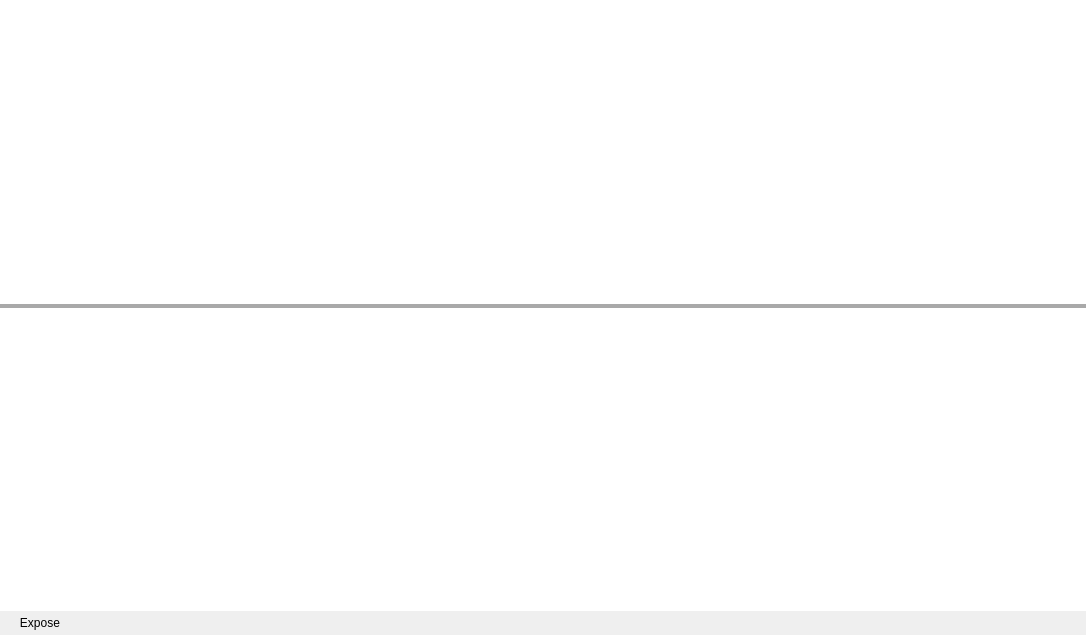
<?xml version="1.0" encoding="UTF-8"?>
<ui version="4.0">
 <class>Workspace</class>
 <widget class="QWidget" name="Workspace">
  <property name="geometry">
   <rect>
    <x>0</x>
    <y>0</y>
    <width>1086</width>
    <height>635</height>
   </rect>
  </property>
  <property name="acceptDrops">
   <bool>true</bool>
  </property>
  <property name="styleSheet">
   <string notr="true">#Workspace {
border: 0px;
}

QSplitter::handle {
background-color: #A9A9A9;
}</string>
  </property>
  <layout class="QVBoxLayout" name="verticalLayout">
   <property name="spacing">
    <number>0</number>
   </property>
   <property name="leftMargin">
    <number>0</number>
   </property>
   <property name="topMargin">
    <number>0</number>
   </property>
   <property name="rightMargin">
    <number>0</number>
   </property>
   <property name="bottomMargin">
    <number>0</number>
   </property>
   <item>
    <widget class="QStackedWidget" name="workspaceContents">
     <property name="styleSheet">
      <string notr="true">#workspaceContents {
border: 0px;
background-color: white;
}

PlaceHolderWidget {
background-color: white;
}</string>
     </property>
     <property name="currentIndex">
      <number>5</number>
     </property>
     <widget class="QWidget" name="startupPage">
      <layout class="QVBoxLayout" name="verticalLayout_8">
       <item>
        <widget class="QFrame" name="startupImportFrame">
         <property name="sizePolicy">
          <sizepolicy hsizetype="Preferred" vsizetype="Maximum">
           <horstretch>0</horstretch>
           <verstretch>0</verstretch>
          </sizepolicy>
         </property>
         <layout class="QVBoxLayout" name="verticalLayout_9">
          <item>
           <layout class="QHBoxLayout" name="horizontalLayout_2">
            <item>
             <widget class="QPushButton" name="importButton">
              <property name="sizePolicy">
               <sizepolicy hsizetype="Maximum" vsizetype="Fixed">
                <horstretch>0</horstretch>
                <verstretch>0</verstretch>
               </sizepolicy>
              </property>
              <property name="icon">
               <iconset>
                <normaloff>:/talipot/gui/icons/64/document-import.png</normaloff>:/talipot/gui/icons/64/document-import.png</iconset>
              </property>
              <property name="iconSize">
               <size>
                <width>64</width>
                <height>64</height>
               </size>
              </property>
              <property name="flat">
               <bool>true</bool>
              </property>
             </widget>
            </item>
           </layout>
          </item>
          <item>
           <widget class="QLabel" name="label">
            <property name="text">
             <string>&lt;!DOCTYPE HTML PUBLIC &quot;-//W3C//DTD HTML 4.0//EN&quot; &quot;http://www.w3.org/TR/REC-html40/strict.dtd&quot;&gt;
&lt;html&gt;&lt;head&gt;&lt;meta name=&quot;qrichtext&quot; content=&quot;1&quot; /&gt;&lt;style type=&quot;text/css&quot;&gt;
p, li { white-space: pre-wrap; }
&lt;/style&gt;&lt;/head&gt;&lt;body style=&quot; font-family:'DejaVu Sans'; font-size:10pt; font-weight:400; font-style:normal;&quot;&gt;
&lt;p style=&quot; margin-top:0px; margin-bottom:0px; margin-left:0px; margin-right:0px; -qt-block-indent:0; text-indent:0px;&quot;&gt;&lt;span style=&quot; font-weight:600;&quot;&gt;There is no graph currently loaded into the workspace.&lt;br /&gt;Create a new graph from the Graph importing wizard by clicking on the button above&lt;/span&gt;&lt;/p&gt;&lt;/body&gt;&lt;/html&gt;</string>
            </property>
            <property name="alignment">
             <set>Qt::AlignCenter</set>
            </property>
           </widget>
          </item>
         </layout>
        </widget>
       </item>
       <item>
        <widget class="QFrame" name="startupMainFrame">
         <property name="sizePolicy">
          <sizepolicy hsizetype="Preferred" vsizetype="Maximum">
           <horstretch>0</horstretch>
           <verstretch>0</verstretch>
          </sizepolicy>
         </property>
         <layout class="QVBoxLayout" name="startupLayout">
          <property name="spacing">
           <number>20</number>
          </property>
          <property name="leftMargin">
           <number>10</number>
          </property>
          <property name="topMargin">
           <number>10</number>
          </property>
          <property name="rightMargin">
           <number>10</number>
          </property>
          <property name="bottomMargin">
           <number>10</number>
          </property>
          <item>
           <layout class="QHBoxLayout" name="horizontalLayout_3">
            <item>
             <widget class="QPushButton" name="startupButton">
              <property name="sizePolicy">
               <sizepolicy hsizetype="Maximum" vsizetype="Fixed">
                <horstretch>0</horstretch>
                <verstretch>0</verstretch>
               </sizepolicy>
              </property>
              <property name="text">
               <string/>
              </property>
              <property name="icon">
               <iconset>
                <normaloff>:/talipot/gui/icons/64/list-add.png</normaloff>:/talipot/gui/icons/64/list-add.png</iconset>
              </property>
              <property name="iconSize">
               <size>
                <width>64</width>
                <height>64</height>
               </size>
              </property>
              <property name="flat">
               <bool>true</bool>
              </property>
             </widget>
            </item>
           </layout>
          </item>
          <item>
           <widget class="QLabel" name="startupMessageLabel">
            <property name="text">
             <string>&lt;!DOCTYPE HTML PUBLIC &quot;-//W3C//DTD HTML 4.0//EN&quot; &quot;http://www.w3.org/TR/REC-html40/strict.dtd&quot;&gt;
&lt;html&gt;&lt;head&gt;&lt;meta name=&quot;qrichtext&quot; content=&quot;1&quot; /&gt;&lt;style type=&quot;text/css&quot;&gt;
p, li { white-space: pre-wrap; }
&lt;/style&gt;&lt;/head&gt;&lt;body style=&quot; font-family:'DejaVu Sans'; font-size:10pt; font-weight:400; font-style:normal;&quot;&gt;
&lt;p style=&quot; margin-top:0px; margin-bottom:0px; margin-left:0px; margin-right:0px; -qt-block-indent:0; text-indent:0px;&quot;&gt;&lt;span style=&quot; font-weight:600;&quot;&gt;There is no view currently loaded into the workspace.&lt;br /&gt;Add a new panel by clicking on the button above&lt;br/&gt;or using the [+ Add panel] button&lt;/span&gt;&lt;/p&gt;&lt;/body&gt;&lt;/html&gt;</string>
            </property>
            <property name="alignment">
             <set>Qt::AlignCenter</set>
            </property>
           </widget>
          </item>
         </layout>
        </widget>
       </item>
      </layout>
     </widget>
     <widget class="QWidget" name="sixPage">
      <layout class="QVBoxLayout" name="verticalLayout_7">
       <property name="spacing">
        <number>0</number>
       </property>
       <property name="leftMargin">
        <number>0</number>
       </property>
       <property name="topMargin">
        <number>0</number>
       </property>
       <property name="rightMargin">
        <number>0</number>
       </property>
       <property name="bottomMargin">
        <number>0</number>
       </property>
       <item>
        <widget class="QSplitter" name="splitter_4">
         <property name="orientation">
          <enum>Qt::Horizontal</enum>
         </property>
         <property name="handleWidth">
          <number>3</number>
         </property>
         <widget class="QSplitter" name="splitter">
          <property name="orientation">
           <enum>Qt::Vertical</enum>
          </property>
          <property name="handleWidth">
           <number>3</number>
          </property>
          <widget class="PlaceHolderWidget" name="sixMode1" native="true"/>
          <widget class="PlaceHolderWidget" name="sixMode2" native="true"/>
         </widget>
         <widget class="QSplitter" name="splitter_2">
          <property name="orientation">
           <enum>Qt::Vertical</enum>
          </property>
          <property name="handleWidth">
           <number>3</number>
          </property>
          <widget class="PlaceHolderWidget" name="sixMode3" native="true"/>
          <widget class="PlaceHolderWidget" name="sixMode4" native="true"/>
         </widget>
         <widget class="QSplitter" name="splitter_3">
          <property name="orientation">
           <enum>Qt::Vertical</enum>
          </property>
          <property name="handleWidth">
           <number>3</number>
          </property>
          <widget class="PlaceHolderWidget" name="sixMode5" native="true"/>
          <widget class="PlaceHolderWidget" name="sixMode6" native="true"/>
         </widget>
        </widget>
       </item>
      </layout>
     </widget>
     <widget class="QWidget" name="exposePage">
      <layout class="QVBoxLayout" name="verticalLayout_4">
       <property name="spacing">
        <number>0</number>
       </property>
       <property name="leftMargin">
        <number>0</number>
       </property>
       <property name="topMargin">
        <number>0</number>
       </property>
       <property name="rightMargin">
        <number>0</number>
       </property>
       <property name="bottomMargin">
        <number>0</number>
       </property>
       <item>
        <widget class="tlp::WorkspaceExposeWidget" name="exposeMode">
         <property name="styleSheet">
          <string notr="true">border: 0px;</string>
         </property>
         <property name="frameShape">
          <enum>QFrame::NoFrame</enum>
         </property>
        </widget>
       </item>
      </layout>
     </widget>
     <widget class="PlaceHolderWidget" name="singlePage"/>
     <widget class="QWidget" name="splitPage">
      <layout class="QVBoxLayout" name="verticalLayout_2">
       <property name="spacing">
        <number>0</number>
       </property>
       <property name="leftMargin">
        <number>0</number>
       </property>
       <property name="topMargin">
        <number>0</number>
       </property>
       <property name="rightMargin">
        <number>0</number>
       </property>
       <property name="bottomMargin">
        <number>0</number>
       </property>
       <item>
        <widget class="QSplitter" name="splitPageSplitter">
         <property name="orientation">
          <enum>Qt::Horizontal</enum>
         </property>
         <property name="handleWidth">
          <number>3</number>
         </property>
         <property name="childrenCollapsible">
          <bool>true</bool>
         </property>
         <widget class="PlaceHolderWidget" name="splitPagePanel1" native="true"/>
         <widget class="PlaceHolderWidget" name="splitPagePanel2" native="true"/>
        </widget>
       </item>
      </layout>
     </widget>
     <widget class="QWidget" name="splitPageHorizontal">
      <layout class="QVBoxLayout" name="verticalLayout_10">
       <property name="spacing">
        <number>0</number>
       </property>
       <property name="leftMargin">
        <number>0</number>
       </property>
       <property name="topMargin">
        <number>0</number>
       </property>
       <property name="rightMargin">
        <number>0</number>
       </property>
       <property name="bottomMargin">
        <number>0</number>
       </property>
       <item>
        <widget class="QSplitter" name="splitPageHorizontalSplitter">
         <property name="orientation">
          <enum>Qt::Vertical</enum>
         </property>
         <widget class="PlaceHolderWidget" name="splitPageHorizontalPanel1" native="true"/>
         <widget class="PlaceHolderWidget" name="splitPageHorizontalPanel2" native="true"/>
        </widget>
       </item>
      </layout>
     </widget>
     <widget class="QWidget" name="gridPage">
      <layout class="QVBoxLayout" name="verticalLayout_3">
       <property name="spacing">
        <number>0</number>
       </property>
       <property name="leftMargin">
        <number>0</number>
       </property>
       <property name="topMargin">
        <number>0</number>
       </property>
       <property name="rightMargin">
        <number>0</number>
       </property>
       <property name="bottomMargin">
        <number>0</number>
       </property>
       <item>
        <widget class="QSplitter" name="gridPageVerticalSplitter">
         <property name="orientation">
          <enum>Qt::Horizontal</enum>
         </property>
         <property name="handleWidth">
          <number>3</number>
         </property>
         <widget class="QSplitter" name="gridPageHorizontalSplitter1">
          <property name="orientation">
           <enum>Qt::Vertical</enum>
          </property>
          <property name="handleWidth">
           <number>3</number>
          </property>
          <property name="childrenCollapsible">
           <bool>false</bool>
          </property>
          <widget class="PlaceHolderWidget" name="gridPagePanel1" native="true"/>
          <widget class="PlaceHolderWidget" name="gridPagePanel2" native="true"/>
         </widget>
         <widget class="QSplitter" name="gridPageHorizontalSplitter2">
          <property name="orientation">
           <enum>Qt::Vertical</enum>
          </property>
          <property name="handleWidth">
           <number>3</number>
          </property>
          <property name="childrenCollapsible">
           <bool>false</bool>
          </property>
          <widget class="PlaceHolderWidget" name="gridPagePanel3" native="true"/>
          <widget class="PlaceHolderWidget" name="gridPagePanel4" native="true"/>
         </widget>
        </widget>
       </item>
      </layout>
     </widget>
     <widget class="QWidget" name="split3Page">
      <layout class="QVBoxLayout" name="verticalLayout_5">
       <property name="leftMargin">
        <number>0</number>
       </property>
       <property name="topMargin">
        <number>0</number>
       </property>
       <property name="rightMargin">
        <number>0</number>
       </property>
       <property name="bottomMargin">
        <number>0</number>
       </property>
       <item>
        <widget class="QSplitter" name="split3PageHorizontalSplitter">
         <property name="orientation">
          <enum>Qt::Vertical</enum>
         </property>
         <property name="handleWidth">
          <number>3</number>
         </property>
         <widget class="QSplitter" name="split3PageVerticalSplitter">
          <property name="orientation">
           <enum>Qt::Horizontal</enum>
          </property>
          <property name="handleWidth">
           <number>3</number>
          </property>
          <widget class="PlaceHolderWidget" name="split3PagePanel1" native="true"/>
          <widget class="PlaceHolderWidget" name="split3PagePanel2" native="true"/>
         </widget>
         <widget class="PlaceHolderWidget" name="split3PagePanel3" native="true"/>
        </widget>
       </item>
      </layout>
     </widget>
     <widget class="QWidget" name="split32Page">
      <layout class="QVBoxLayout" name="verticalLayout_6">
       <property name="leftMargin">
        <number>0</number>
       </property>
       <property name="topMargin">
        <number>0</number>
       </property>
       <property name="rightMargin">
        <number>0</number>
       </property>
       <property name="bottomMargin">
        <number>0</number>
       </property>
       <item>
        <widget class="QSplitter" name="split32HorizontalSplitter">
         <property name="orientation">
          <enum>Qt::Horizontal</enum>
         </property>
         <property name="handleWidth">
          <number>3</number>
         </property>
         <widget class="PlaceHolderWidget" name="split32Panel1" native="true"/>
         <widget class="QSplitter" name="split32VerticalSplitter">
          <property name="orientation">
           <enum>Qt::Vertical</enum>
          </property>
          <property name="handleWidth">
           <number>3</number>
          </property>
          <widget class="PlaceHolderWidget" name="split32Panel2" native="true"/>
          <widget class="PlaceHolderWidget" name="split32Panel3" native="true"/>
         </widget>
        </widget>
       </item>
      </layout>
     </widget>
     <widget class="QWidget" name="split33Page">
      <layout class="QVBoxLayout" name="verticalLayout_16">
       <property name="leftMargin">
        <number>0</number>
       </property>
       <property name="topMargin">
        <number>0</number>
       </property>
       <property name="rightMargin">
        <number>0</number>
       </property>
       <property name="bottomMargin">
        <number>0</number>
       </property>
       <item>
        <widget class="QSplitter" name="split33HorizontalSplitter">
         <property name="orientation">
          <enum>Qt::Horizontal</enum>
         </property>
         <property name="handleWidth">
          <number>3</number>
         </property>
         <widget class="QSplitter" name="split33VerticalSplitter">
          <property name="orientation">
           <enum>Qt::Vertical</enum>
          </property>
          <property name="handleWidth">
           <number>3</number>
          </property>
          <widget class="PlaceHolderWidget" name="split33Panel1" native="true"/>
          <widget class="PlaceHolderWidget" name="split33Panel2" native="true"/>
         </widget>
         <widget class="PlaceHolderWidget" name="split33Panel3" native="true"/>
        </widget>
       </item>
      </layout>
     </widget>
    </widget>
   </item>
   <item>
    <widget class="QFrame" name="bottomFrame">
     <property name="sizePolicy">
      <sizepolicy hsizetype="Preferred" vsizetype="Maximum">
       <horstretch>0</horstretch>
       <verstretch>0</verstretch>
      </sizepolicy>
     </property>
     <property name="frameShape">
      <enum>QFrame::NoFrame</enum>
     </property>
     <property name="frameShadow">
      <enum>QFrame::Plain</enum>
     </property>
     <property name="bottomFrame" stdset="0">
      <bool>true</bool>
     </property>
     <layout class="QHBoxLayout" name="horizontalLayout">
      <property name="spacing">
       <number>4</number>
      </property>
      <property name="leftMargin">
       <number>0</number>
      </property>
      <property name="topMargin">
       <number>0</number>
      </property>
      <property name="rightMargin">
       <number>0</number>
      </property>
      <property name="bottomMargin">
       <number>0</number>
      </property>
      <item>
       <widget class="QPushButton" name="exposeButton">
        <property name="minimumSize">
         <size>
          <width>0</width>
          <height>24</height>
         </size>
        </property>
        <property name="maximumSize">
         <size>
          <width>16777215</width>
          <height>24</height>
         </size>
        </property>
        <property name="toolTip">
         <string>Toggle expose mode</string>
        </property>
        <property name="text">
         <string>Expose</string>
        </property>
        <property name="icon">
         <iconset>
          <normaloff>:/talipot/gui/ui/expose.png</normaloff>:/talipot/gui/ui/expose.png</iconset>
        </property>
        <property name="shortcut">
         <string>Shift+E</string>
        </property>
        <property name="checkable">
         <bool>true</bool>
        </property>
        <property name="flat">
         <bool>true</bool>
        </property>
       </widget>
      </item>
      <item>
       <spacer name="horizontalSpacer">
        <property name="orientation">
         <enum>Qt::Horizontal</enum>
        </property>
        <property name="sizeHint" stdset="0">
         <size>
          <width>0</width>
          <height>0</height>
         </size>
        </property>
       </spacer>
      </item>
      <item>
       <widget class="QPushButton" name="previousPageButton">
        <property name="minimumSize">
         <size>
          <width>24</width>
          <height>24</height>
         </size>
        </property>
        <property name="maximumSize">
         <size>
          <width>24</width>
          <height>24</height>
         </size>
        </property>
        <property name="toolTip">
         <string>Previous</string>
        </property>
        <property name="icon">
         <iconset>
          <normaloff>:/talipot/gui/ui/previous.png</normaloff>:/talipot/gui/ui/previous.png</iconset>
        </property>
        <property name="shortcut">
         <string>Shift+Left</string>
        </property>
        <property name="flat">
         <bool>true</bool>
        </property>
       </widget>
      </item>
      <item>
       <widget class="QLabel" name="pagesLabel"/>
      </item>
      <item>
       <widget class="QPushButton" name="nextPageButton">
        <property name="minimumSize">
         <size>
          <width>24</width>
          <height>24</height>
         </size>
        </property>
        <property name="maximumSize">
         <size>
          <width>24</width>
          <height>24</height>
         </size>
        </property>
        <property name="toolTip">
         <string>Next</string>
        </property>
        <property name="text">
         <string/>
        </property>
        <property name="icon">
         <iconset>
          <normaloff>:/talipot/gui/ui/next.png</normaloff>:/talipot/gui/ui/next.png</iconset>
        </property>
        <property name="shortcut">
         <string>Shift+Right</string>
        </property>
        <property name="flat">
         <bool>true</bool>
        </property>
       </widget>
      </item>
      <item>
       <spacer name="horizontalSpacer_2">
        <property name="orientation">
         <enum>Qt::Horizontal</enum>
        </property>
        <property name="sizeHint" stdset="0">
         <size>
          <width>40</width>
          <height>20</height>
         </size>
        </property>
       </spacer>
      </item>
      <item>
       <widget class="QPushButton" name="singleModeButton">
        <property name="minimumSize">
         <size>
          <width>24</width>
          <height>24</height>
         </size>
        </property>
        <property name="maximumSize">
         <size>
          <width>24</width>
          <height>24</height>
         </size>
        </property>
        <property name="toolTip">
         <string>1 panel per page</string>
        </property>
        <property name="text">
         <string/>
        </property>
        <property name="icon">
         <iconset>
          <normaloff>:/talipot/gui/ui/full_screen.png</normaloff>:/talipot/gui/ui/full_screen.png</iconset>
        </property>
        <property name="shortcut">
         <string>Shift+F1</string>
        </property>
        <property name="checkable">
         <bool>false</bool>
        </property>
        <property name="autoExclusive">
         <bool>true</bool>
        </property>
        <property name="flat">
         <bool>true</bool>
        </property>
       </widget>
      </item>
      <item>
       <widget class="QPushButton" name="splitModeButton">
        <property name="minimumSize">
         <size>
          <width>24</width>
          <height>24</height>
         </size>
        </property>
        <property name="maximumSize">
         <size>
          <width>24</width>
          <height>24</height>
         </size>
        </property>
        <property name="toolTip">
         <string>2 panels per page</string>
        </property>
        <property name="text">
         <string/>
        </property>
        <property name="icon">
         <iconset>
          <normaloff>:/talipot/gui/ui/split_screen.png</normaloff>:/talipot/gui/ui/split_screen.png</iconset>
        </property>
        <property name="shortcut">
         <string>Shift+F2</string>
        </property>
        <property name="checkable">
         <bool>false</bool>
        </property>
        <property name="autoExclusive">
         <bool>true</bool>
        </property>
        <property name="flat">
         <bool>true</bool>
        </property>
       </widget>
      </item>
      <item>
       <widget class="QPushButton" name="splitHorizontalModeButton">
        <property name="minimumSize">
         <size>
          <width>24</width>
          <height>24</height>
         </size>
        </property>
        <property name="maximumSize">
         <size>
          <width>24</width>
          <height>24</height>
         </size>
        </property>
        <property name="toolTip">
         <string>2 panels per page</string>
        </property>
        <property name="text">
         <string/>
        </property>
        <property name="icon">
         <iconset>
          <normaloff>:/talipot/gui/ui/split_screen_horizontal.png</normaloff>:/talipot/gui/ui/split_screen_horizontal.png</iconset>
        </property>
        <property name="shortcut">
         <string>Shift+F2</string>
        </property>
        <property name="checkable">
         <bool>false</bool>
        </property>
        <property name="autoExclusive">
         <bool>true</bool>
        </property>
        <property name="flat">
         <bool>true</bool>
        </property>
       </widget>
      </item>
      <item>
       <widget class="QPushButton" name="split32ModeButton">
        <property name="minimumSize">
         <size>
          <width>24</width>
          <height>24</height>
         </size>
        </property>
        <property name="maximumSize">
         <size>
          <width>24</width>
          <height>24</height>
         </size>
        </property>
        <property name="icon">
         <iconset>
          <normaloff>:/talipot/gui/ui/split3_2_screen.png</normaloff>:/talipot/gui/ui/split3_2_screen.png</iconset>
        </property>
        <property name="shortcut">
         <string>Shift+F3</string>
        </property>
        <property name="autoExclusive">
         <bool>true</bool>
        </property>
        <property name="flat">
         <bool>true</bool>
        </property>
       </widget>
      </item>
      <item>
       <widget class="QPushButton" name="split33ModeButton">
        <property name="minimumSize">
         <size>
          <width>24</width>
          <height>24</height>
         </size>
        </property>
        <property name="maximumSize">
         <size>
          <width>24</width>
          <height>24</height>
         </size>
        </property>
        <property name="icon">
         <iconset>
          <normaloff>:/talipot/gui/ui/split3_3_screen.png</normaloff>:/talipot/gui/ui/split3_3_screen.png</iconset>
        </property>
        <property name="autoExclusive">
         <bool>false</bool>
        </property>
        <property name="flat">
         <bool>true</bool>
        </property>
       </widget>
      </item>
      <item>
       <widget class="QPushButton" name="split3ModeButton">
        <property name="maximumSize">
         <size>
          <width>24</width>
          <height>24</height>
         </size>
        </property>
        <property name="toolTip">
         <string>3 panels per page</string>
        </property>
        <property name="icon">
         <iconset>
          <normaloff>:/talipot/gui/ui/split3_screen.png</normaloff>:/talipot/gui/ui/split3_screen.png</iconset>
        </property>
        <property name="shortcut">
         <string>Shift+F4</string>
        </property>
        <property name="flat">
         <bool>true</bool>
        </property>
       </widget>
      </item>
      <item>
       <widget class="QPushButton" name="gridModeButton">
        <property name="minimumSize">
         <size>
          <width>24</width>
          <height>24</height>
         </size>
        </property>
        <property name="maximumSize">
         <size>
          <width>24</width>
          <height>24</height>
         </size>
        </property>
        <property name="toolTip">
         <string>4 panels per page</string>
        </property>
        <property name="text">
         <string/>
        </property>
        <property name="icon">
         <iconset>
          <normaloff>:/talipot/gui/ui/grid_screen.png</normaloff>:/talipot/gui/ui/grid_screen.png</iconset>
        </property>
        <property name="shortcut">
         <string>Shift+F5</string>
        </property>
        <property name="checkable">
         <bool>false</bool>
        </property>
        <property name="autoExclusive">
         <bool>true</bool>
        </property>
        <property name="flat">
         <bool>true</bool>
        </property>
       </widget>
      </item>
      <item>
       <widget class="QPushButton" name="sixModeButton">
        <property name="minimumSize">
         <size>
          <width>24</width>
          <height>24</height>
         </size>
        </property>
        <property name="maximumSize">
         <size>
          <width>24</width>
          <height>24</height>
         </size>
        </property>
        <property name="icon">
         <iconset>
          <normaloff>:/talipot/gui/ui/six_screen.png</normaloff>:/talipot/gui/ui/six_screen.png</iconset>
        </property>
        <property name="shortcut">
         <string>Shift+F6</string>
        </property>
        <property name="flat">
         <bool>true</bool>
        </property>
       </widget>
      </item>
     </layout>
    </widget>
   </item>
  </layout>
 </widget>
 <customwidgets>
  <customwidget>
   <class>PlaceHolderWidget</class>
   <extends>QWidget</extends>
   <header location="global">talipot/PlaceHolderWidget.h</header>
   <container>1</container>
  </customwidget>
  <customwidget>
   <class>tlp::WorkspaceExposeWidget</class>
   <extends>QGraphicsView</extends>
   <header location="global">talipot/WorkspaceExposeWidget.h</header>
  </customwidget>
 </customwidgets>
 <resources/>
 <connections>
  <connection>
   <sender>gridModeButton</sender>
   <signal>clicked()</signal>
   <receiver>Workspace</receiver>
   <slot>switchToGridMode()</slot>
   <hints>
    <hint type="sourcelabel">
     <x>1057</x>
     <y>634</y>
    </hint>
    <hint type="destinationlabel">
     <x>543</x>
     <y>318</y>
    </hint>
   </hints>
  </connection>
  <connection>
   <sender>splitModeButton</sender>
   <signal>clicked()</signal>
   <receiver>Workspace</receiver>
   <slot>switchToSplitMode()</slot>
   <hints>
    <hint type="sourcelabel">
     <x>917</x>
     <y>634</y>
    </hint>
    <hint type="destinationlabel">
     <x>543</x>
     <y>318</y>
    </hint>
   </hints>
  </connection>
  <connection>
   <sender>singleModeButton</sender>
   <signal>clicked()</signal>
   <receiver>Workspace</receiver>
   <slot>switchToSingleMode()</slot>
   <hints>
    <hint type="sourcelabel">
     <x>889</x>
     <y>634</y>
    </hint>
    <hint type="destinationlabel">
     <x>543</x>
     <y>318</y>
    </hint>
   </hints>
  </connection>
  <connection>
   <sender>nextPageButton</sender>
   <signal>clicked()</signal>
   <receiver>Workspace</receiver>
   <slot>nextPage()</slot>
   <hints>
    <hint type="sourcelabel">
     <x>510</x>
     <y>634</y>
    </hint>
    <hint type="destinationlabel">
     <x>543</x>
     <y>318</y>
    </hint>
   </hints>
  </connection>
  <connection>
   <sender>previousPageButton</sender>
   <signal>clicked()</signal>
   <receiver>Workspace</receiver>
   <slot>previousPage()</slot>
   <hints>
    <hint type="sourcelabel">
     <x>470</x>
     <y>634</y>
    </hint>
    <hint type="destinationlabel">
     <x>543</x>
     <y>318</y>
    </hint>
   </hints>
  </connection>
  <connection>
   <sender>exposeButton</sender>
   <signal>clicked(bool)</signal>
   <receiver>Workspace</receiver>
   <slot>expose(bool)</slot>
   <hints>
    <hint type="sourcelabel">
     <x>32</x>
     <y>623</y>
    </hint>
    <hint type="destinationlabel">
     <x>543</x>
     <y>318</y>
    </hint>
   </hints>
  </connection>
  <connection>
   <sender>split3ModeButton</sender>
   <signal>clicked()</signal>
   <receiver>Workspace</receiver>
   <slot>switchToSplit3Mode()</slot>
   <hints>
    <hint type="sourcelabel">
     <x>1029</x>
     <y>634</y>
    </hint>
    <hint type="destinationlabel">
     <x>543</x>
     <y>318</y>
    </hint>
   </hints>
  </connection>
  <connection>
   <sender>split32ModeButton</sender>
   <signal>clicked()</signal>
   <receiver>Workspace</receiver>
   <slot>switchToSplit32Mode()</slot>
   <hints>
    <hint type="sourcelabel">
     <x>973</x>
     <y>634</y>
    </hint>
    <hint type="destinationlabel">
     <x>543</x>
     <y>318</y>
    </hint>
   </hints>
  </connection>
  <connection>
   <sender>sixModeButton</sender>
   <signal>clicked()</signal>
   <receiver>Workspace</receiver>
   <slot>switchToSixMode()</slot>
   <hints>
    <hint type="sourcelabel">
     <x>1075</x>
     <y>624</y>
    </hint>
    <hint type="destinationlabel">
     <x>543</x>
     <y>318</y>
    </hint>
   </hints>
  </connection>
  <connection>
   <sender>split33ModeButton</sender>
   <signal>clicked()</signal>
   <receiver>Workspace</receiver>
   <slot>switchToSplit33Mode()</slot>
   <hints>
    <hint type="sourcelabel">
     <x>989</x>
     <y>622</y>
    </hint>
    <hint type="destinationlabel">
     <x>542</x>
     <y>317</y>
    </hint>
   </hints>
  </connection>
  <connection>
   <sender>splitHorizontalModeButton</sender>
   <signal>clicked()</signal>
   <receiver>Workspace</receiver>
   <slot>switchToSplitHorizontalMode()</slot>
   <hints>
    <hint type="sourcelabel">
     <x>933</x>
     <y>622</y>
    </hint>
    <hint type="destinationlabel">
     <x>542</x>
     <y>317</y>
    </hint>
   </hints>
  </connection>
 </connections>
 <slots>
  <slot>delView(tlp::View*)</slot>
  <slot>switchToStartupMode()</slot>
  <slot>switchToSingleMode()</slot>
  <slot>switchToSplitMode()</slot>
  <slot>switchToGridMode()</slot>
  <slot>nextPage()</slot>
  <slot>previousPage()</slot>
  <slot>expose(bool)</slot>
  <slot>switchToSplit3Mode()</slot>
  <slot>switchToSplit32Mode()</slot>
  <slot>switchToSplit33Mode()</slot>
  <slot>switchToSixMode()</slot>
  <slot>switchToSplitHorizontalMode()</slot>
 </slots>
</ui>
